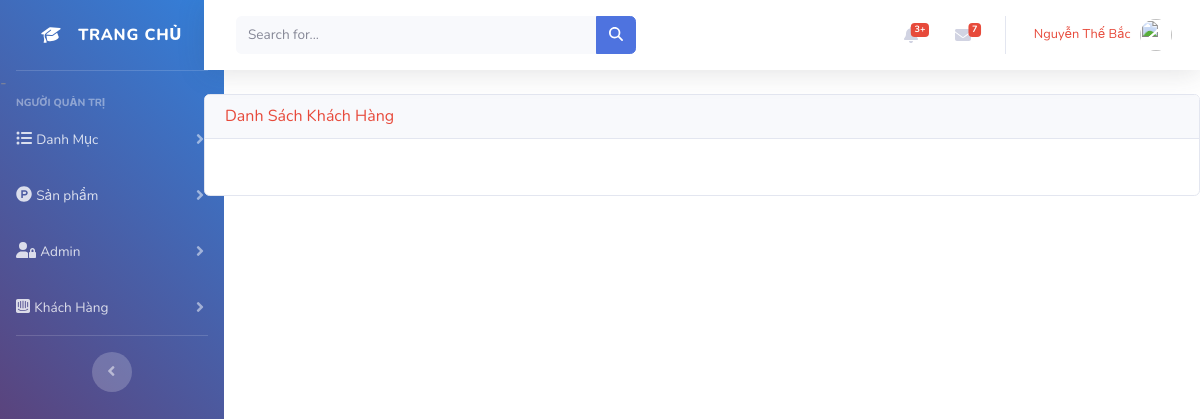
Page /Admin/Custummers/home/home (signed in) on the earlier database version.
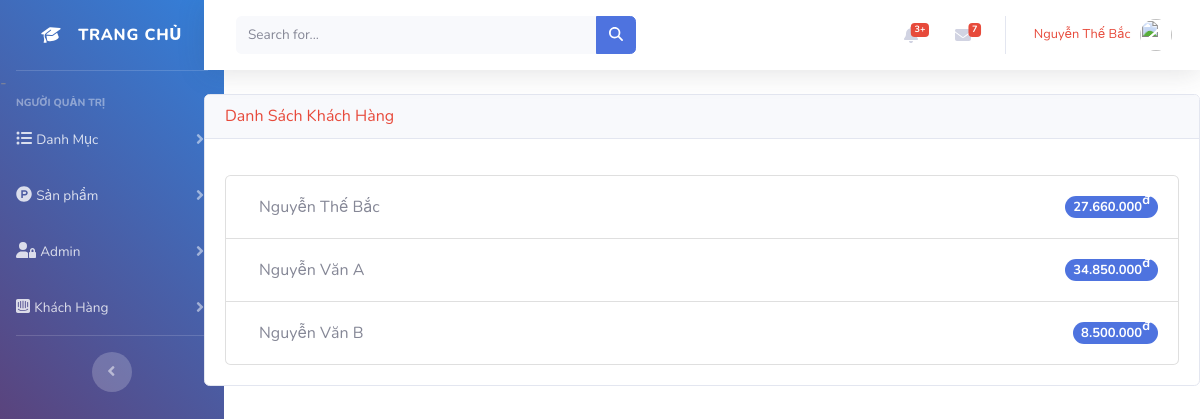
Same page on the later database version.
### tables this page shows
CREATE TABLE `custummer` (
  `id` int(11) NOT NULL,
  `name` varchar(200) NOT NULL,
  `address` varchar(1000) NOT NULL,
  `email` char(100) NOT NULL,
  `tell` int(11) NOT NULL,
  `create_at` datetime NOT NULL,
  `update_at` datetime DEFAULT NULL
);

### Admin/dispatcher.php (called while the page is built, shortened)
<?php
class Dispatcher
{
    public function dispatch()
    {
        $this->request = new request\Request();
        $controller = $this->loadController();
        call_user_func_array([$controller, $this->request->action], $this->request->params);
    }
    public function loadController()
    {
        $controller = new $name();
        return $controller;
    }
}
?>

### Admin/Webroot/index.php (called while the page is built, shortened)
<?php
require(ROOT . 'dispatcher.php');
$dispatch = new Mvc\Dispatcher();
$dispatch->dispatch();

### Admin/Config/db.php (called while the page is built, shortened)
<?php
class Database
{
    public static $bdd = null;
    public static function getBdd() {
        if(is_null(self::$bdd)) {
            self::$bdd = new PDO("mysql:host=localhost;dbname=mvc", 'root', '');
            self::$bdd->setAttribute(PDO::ATTR_ERRMODE, PDO::ERRMODE_EXCEPTION);
            self::$bdd->exec("set names utf8");
        }
        return self::$bdd;
    }
}

### Admin/Core/ResourceModel.php (called while the page is built, shortened)
<?php
class ResourceModel implements ResourceModelInterFace
{
    private $table;
    public function _init($table, $id, $model)
    {
        $this->table = $table;
    }
    public function showAll() {
        $sql =  "SELECT * FROM $this->table";
        $req = Database::getBdd()->prepare($sql);
        if($req->execute()) {
            return $req->fetchAll();
        }
    }
}

### Admin/Models/CustommerRepository.php (called while the page is built, shortened)
<?php
class CustommerRepository
{
    private $CustommerResourceModel;
    public function __construct() {
        $this->CustommerResourceModel = new CustommerResourceModel();
    }
    public function showAll() {
        return $this->CustommerResourceModel->showAll();
    }
}

### Admin/Models/CheckoutRepository.php (called while the page is built, shortened)
<?php
class CheckoutRepository
{
    private $CheckoutResourceModel;
    public function __construct() {
        $this->CheckoutResourceModel = new CheckoutResourceModel();
    }
    public function showAll() {
        return $this->CheckoutResourceModel->showAll();
    }
}

### Admin/Views/Custummers/home.php (the view, shortened to what this page needs)
<div class="card">
    <h5 class="card-header text-danger">Danh sách khách hàng</h5>
    <div class="card-body">
        <ul class="list-group mt-3">
            <?php foreach ($cus as $rowCus) { ?>
                    <li class="list-group-item d-flex justify-content-between align-items-center">
                        <a href="/Admin/Custummers/home/" class="btn btn-xs">
                        <?php echo $rowCus['name'];?>
                        </a>
                        <span class="badge badge-primary badge-pill">
                            <?php $total_priceAll = 0;?>
                            <?php foreach ($check as $rowCheck) {
                                    if($rowCheck['cus_id'] == $rowCus['id']) {
                                        $total_priceAll += $rowCheck['total_price'];
                                    }
                                }
                            ?>
                            <?php echo number_format($total_priceAll, 0, ',', '.'); ?><sup>đ</sup>
                        </span>
                    </li>
            <?php } ?>
        </ul>
    </div>
</div>

Differences in the rows shown:
added custummer: name "Nguyễn Thế Bắc", total_priceAll "27.660.000"
added custummer: name "Nguyễn Văn A", total_priceAll "34.850.000"
added custummer: name "Nguyễn Văn B", total_priceAll "8.500.000"
